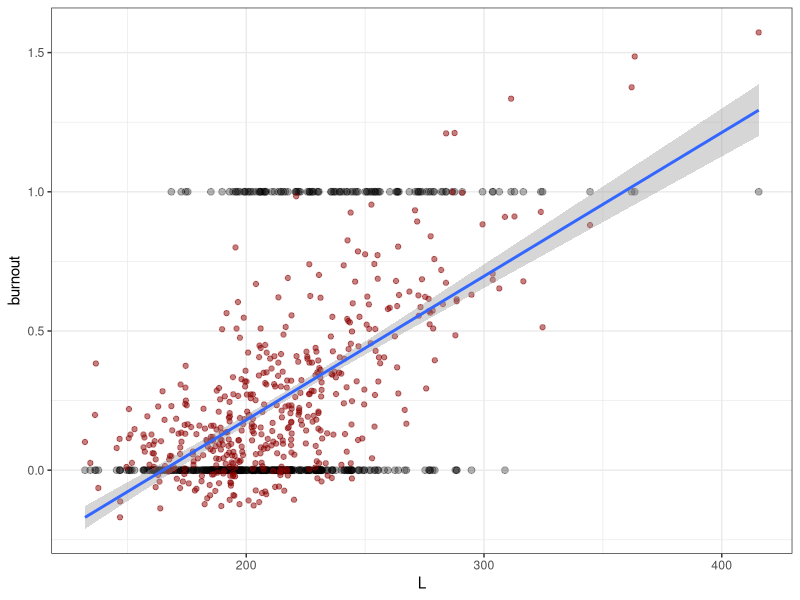
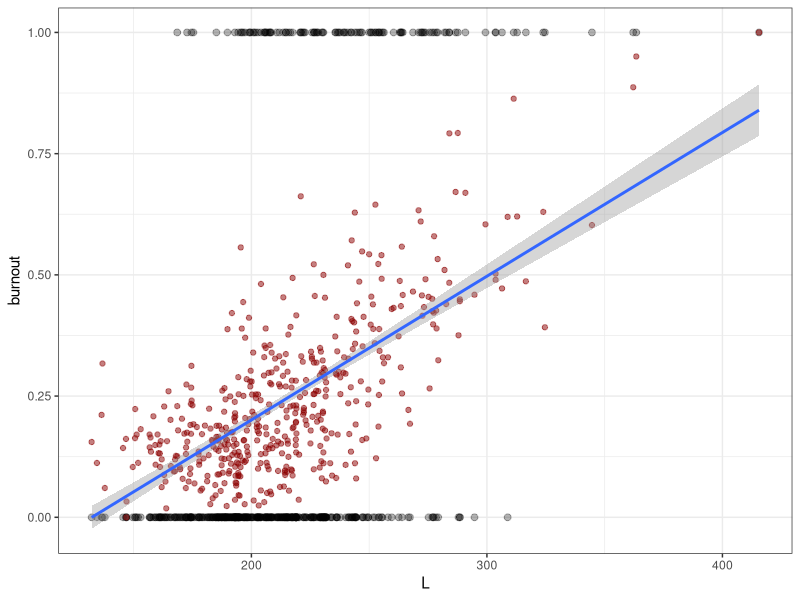
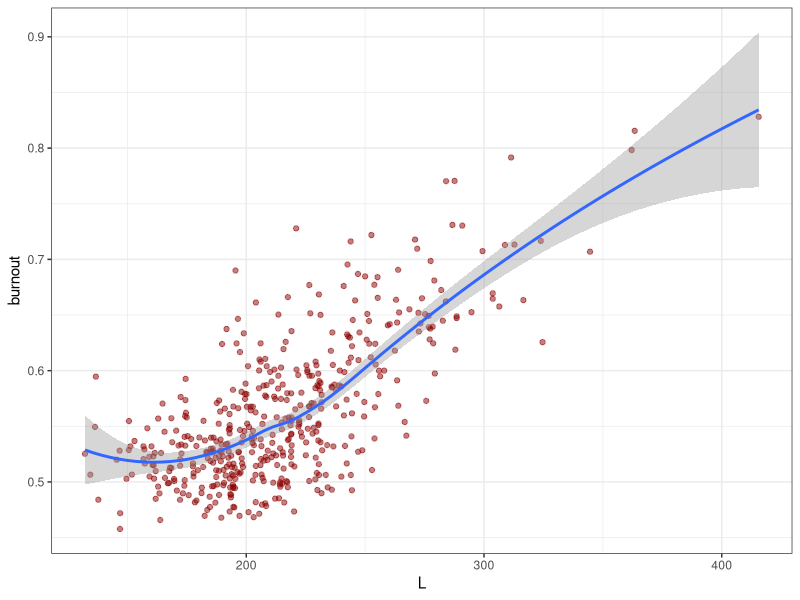
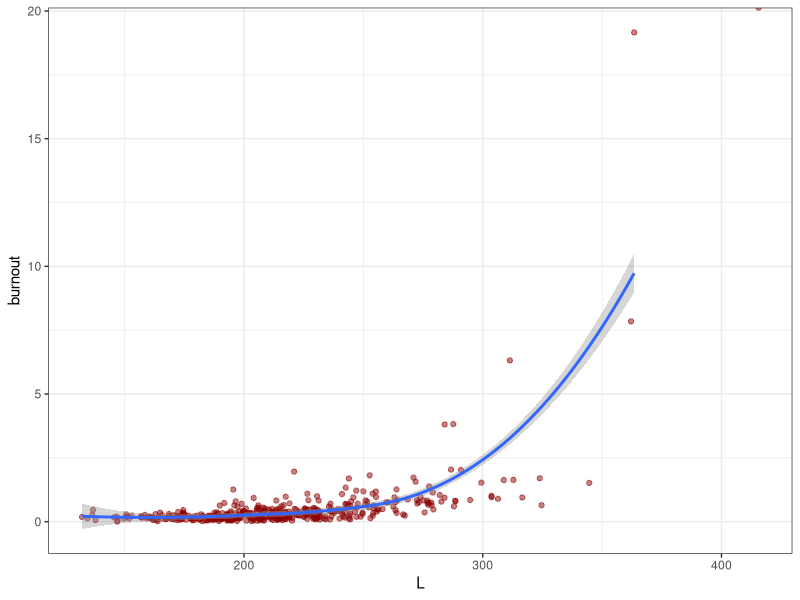
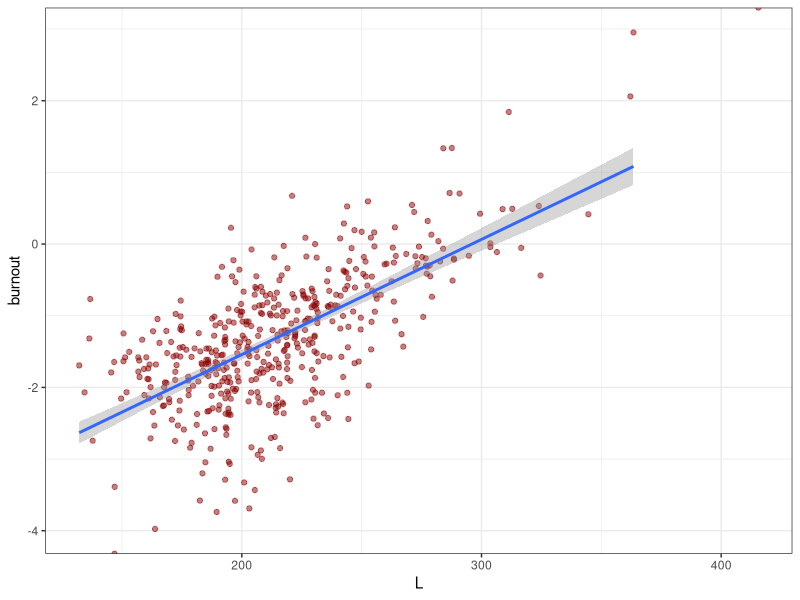
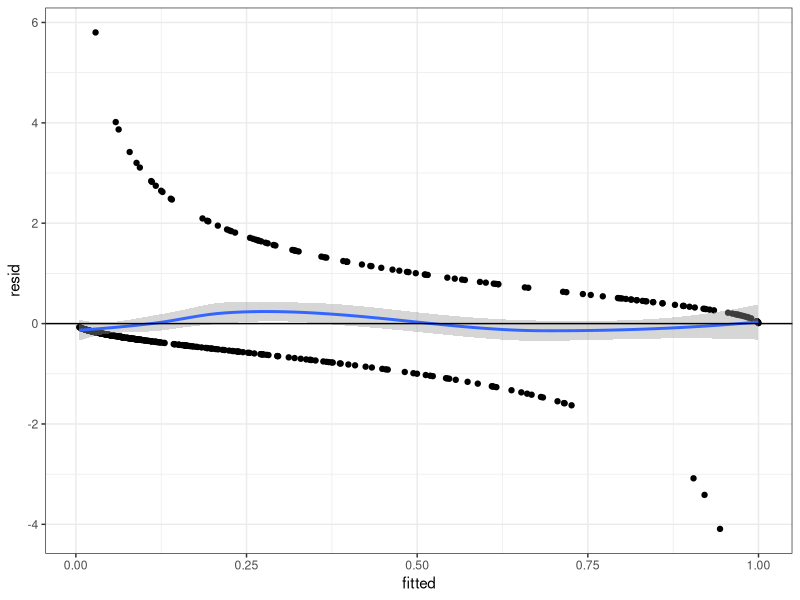
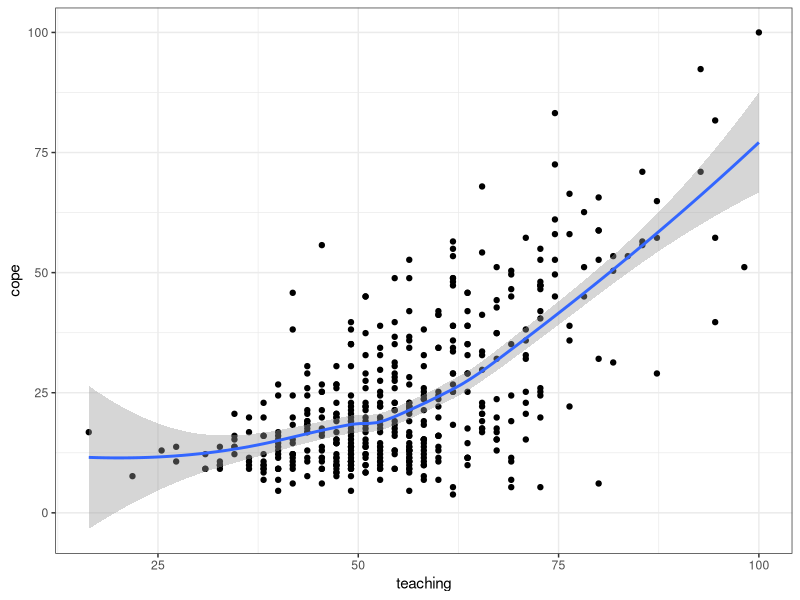
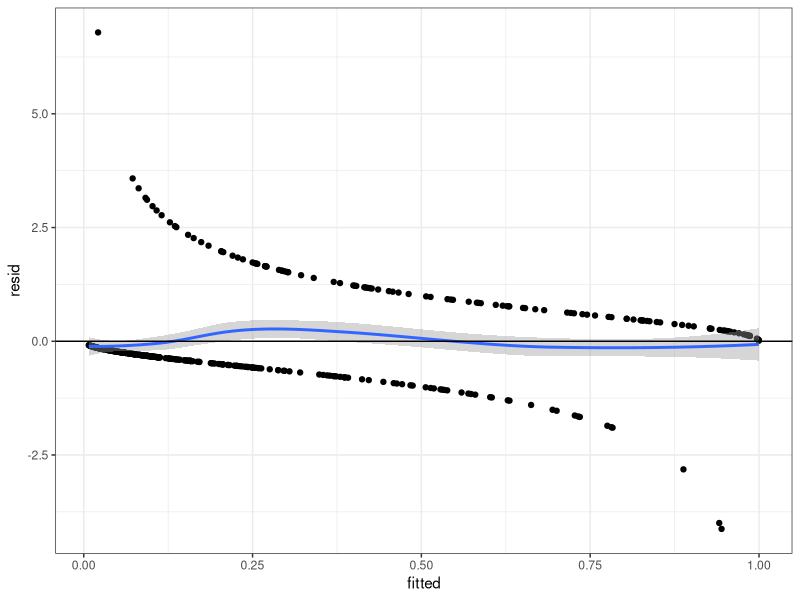

These charts were generated, in order, by the following R code:
library(tidyverse)
library(car)
library(pROC) # install
theme_set(theme_bw())

data <- readxl::read_excel('burnout.xlsx')
View(data)
str(data)

data$burnout <- ifelse(data$burnout=='Burnt Out', 1, 0)
model0 <- lm(burnout  ~ ., data)
summary(model0) 

data %>%
  mutate(
    L = loc + cope + teaching + research + pastoral
  ) %>%
  ggplot(aes(L, burnout)) +
  geom_point(size = 2, alpha = .3) +
  geom_point(aes(y = model0$fitted.values),
             color = 'darkred', alpha = 0.5) +
  geom_smooth(aes(y = model0$fitted.values), method = 'lm')

y <- (model0$fitted.values-min(model0$fitted.values))/(max(model0$fitted.values)-min(model0$fitted.values))
data %>%
  mutate(
    L = loc + cope + teaching + research + pastoral
  ) %>% ggplot(aes(L, burnout)) +
  geom_point(size = 2, alpha = .3) +
  geom_point(aes(y = y),
             color = 'darkred', alpha = 0.5) +
  geom_smooth(aes(y=y),method='lm')


y <- model0$fitted.values

data %>%
  mutate(
    L = loc + cope + teaching + research + pastoral
  ) %>% ggplot(aes(L, burnout)) +
  # geom_point(size = 2, alpha = .3) +
  geom_point(aes(y = exp(y) / (1 + exp(y))),
             color = 'darkred', alpha = 0.5) +
  geom_smooth(aes(y = exp(y) / (1 + exp(y))))

y <- (model0$fitted.values-min(model0$fitted.values))/(max(model0$fitted.values)-min(model0$fitted.values))
odds <- y / (1-y) 

data %>%
  mutate(
    L = loc + cope + teaching + research + pastoral
  ) %>% ggplot(aes(L, burnout)) +
  # geom_point(size = 2, alpha = .3) +
  geom_point(aes(y = odds),
             color = 'darkred', alpha = 0.5) +
  geom_smooth(aes(y = odds))


data %>%
  mutate(
    L = loc + cope + teaching + research + pastoral
  ) %>% ggplot(aes(L, burnout)) +
  geom_point(aes(y = log(odds)),
             color = 'darkred', alpha = 0.5) +
  geom_smooth(aes(y = log(odds)), method='lm')



### GLM

model <- glm(burnout ~ ., data, family = binomial(link = 'logit'))

logdiag <- tibble(fitted = fitted(model, type = 'response'),
                  resid = resid(model, type = 'pearson'))

logdiag %>% ggplot(aes(fitted, resid)) +
  geom_point() +
  geom_smooth(method='loess') +
  geom_hline(yintercept = 0)

pchisq(sum(residuals(model, type = "deviance")^2), model$df.residual)
# if the result of the test is > .05, then NO heteroscedasticity is in the model

summary(model)

model_null <- glm(burnout ~ 1, data, family = binomial(link = 'logit'))
anova(model_null, model, test = 'Chi')

result <- summary(model)
coefs <- as.data.frame(result$coefficients)
coefs$Odds_ratio <- exp(coefs$Estimate)
coefs$`Pr(>|z|)` <- ifelse(coefs$`Pr(>|z|)` < .05, '*', '')

coefs


drop1(model, test='Chi')
model2 <- update(model, . ~ . -degree)
anova(model, model2, test = 'Chi')
AIC(model); AIC(model2)

drop1(model2, test='Chi')
model3 <- update(model2, . ~ . -gender)
anova(model2, model3, test = 'Chi')
AIC(model3); AIC(model2)

drop1(model3, test='Chi')
model4 <- update(model3, . ~ . -research)
anova(model3, model4, test = 'Chi')
AIC(model3); AIC(model4)

###
car::vif(model4)

ggplot(data, aes(teaching, cope)) +
  geom_point() +
  geom_smooth()
ks.test(scale(data$cope), 'pnorm')
ks.test(scale(data$teaching), 'pnorm')
cor.test(data$teaching, data$cope, method='spearman')

summary(model4)

logdiag <- tibble(fitted = fitted(model4, type = 'response'),
                  resid = resid(model4, type = 'pearson'))

logdiag %>% ggplot(aes(fitted, resid)) +
  geom_point() +
  geom_smooth(method='loess') +
  geom_hline(yintercept = 0)

pchisq(sum(residuals(model4, type = "deviance")^2), model4$df.residual)

drop1(model4, test='Chi')
model5 <- update(model4, . ~ . -pastoral)
anova(model4, model5, test = 'Chi')

model6 <- glm(burnout ~ loc + cope + teaching*pastoral, data, family = binomial(link = 'logit'))
car::vif(model6)

logdiag <- tibble(fitted = fitted(model6, type = 'response'),
                  resid = resid(model6, type = 'pearson'))

logdiag %>% ggplot(aes(fitted, resid)) +
  geom_point() +
  geom_smooth(method='loess') +
  geom_hline(yintercept = 0)

pchisq(sum(residuals(model6, type = "deviance")^2), model6$df.residual)

anova(model5, model6, test = 'Chi')
